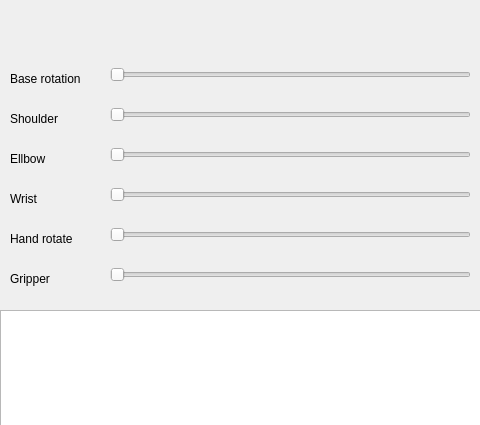
<?xml version="1.0" encoding="UTF-8"?>
<ui version="4.0">
 <class>MainWindow</class>
 <widget class="QMainWindow" name="MainWindow">
  <property name="geometry">
   <rect>
    <x>0</x>
    <y>0</y>
    <width>480</width>
    <height>425</height>
   </rect>
  </property>
  <property name="windowTitle">
   <string>MainWindow</string>
  </property>
  <widget class="QWidget" name="centralwidget">
   <widget class="QPlainTextEdit" name="plainTextEdit">
    <property name="geometry">
     <rect>
      <x>0</x>
      <y>310</y>
      <width>481</width>
      <height>241</height>
     </rect>
    </property>
   </widget>
   <widget class="QSlider" name="sli_1_BaseRot">
    <property name="geometry">
     <rect>
      <x>110</x>
      <y>60</y>
      <width>361</width>
      <height>29</height>
     </rect>
    </property>
    <property name="orientation">
     <enum>Qt::Horizontal</enum>
    </property>
   </widget>
   <widget class="QSlider" name="sli_2_Shoulder">
    <property name="geometry">
     <rect>
      <x>110</x>
      <y>100</y>
      <width>361</width>
      <height>29</height>
     </rect>
    </property>
    <property name="orientation">
     <enum>Qt::Horizontal</enum>
    </property>
   </widget>
   <widget class="QSlider" name="sli_3_Ellbow">
    <property name="geometry">
     <rect>
      <x>110</x>
      <y>140</y>
      <width>361</width>
      <height>29</height>
     </rect>
    </property>
    <property name="orientation">
     <enum>Qt::Horizontal</enum>
    </property>
   </widget>
   <widget class="QSlider" name="sli_4_Wrist">
    <property name="geometry">
     <rect>
      <x>110</x>
      <y>180</y>
      <width>361</width>
      <height>29</height>
     </rect>
    </property>
    <property name="orientation">
     <enum>Qt::Horizontal</enum>
    </property>
   </widget>
   <widget class="QSlider" name="sli_5_Hand">
    <property name="geometry">
     <rect>
      <x>110</x>
      <y>220</y>
      <width>361</width>
      <height>29</height>
     </rect>
    </property>
    <property name="orientation">
     <enum>Qt::Horizontal</enum>
    </property>
   </widget>
   <widget class="QSlider" name="sli_6_Gripper">
    <property name="geometry">
     <rect>
      <x>110</x>
      <y>260</y>
      <width>361</width>
      <height>29</height>
     </rect>
    </property>
    <property name="orientation">
     <enum>Qt::Horizontal</enum>
    </property>
   </widget>
   <widget class="QLabel" name="label">
    <property name="geometry">
     <rect>
      <x>10</x>
      <y>70</y>
      <width>91</width>
      <height>17</height>
     </rect>
    </property>
    <property name="text">
     <string>Base rotation</string>
    </property>
   </widget>
   <widget class="QLabel" name="label_2">
    <property name="geometry">
     <rect>
      <x>10</x>
      <y>110</y>
      <width>91</width>
      <height>17</height>
     </rect>
    </property>
    <property name="text">
     <string>Shoulder</string>
    </property>
   </widget>
   <widget class="QLabel" name="label_3">
    <property name="geometry">
     <rect>
      <x>10</x>
      <y>150</y>
      <width>91</width>
      <height>17</height>
     </rect>
    </property>
    <property name="text">
     <string>Ellbow</string>
    </property>
   </widget>
   <widget class="QLabel" name="label_4">
    <property name="geometry">
     <rect>
      <x>10</x>
      <y>190</y>
      <width>91</width>
      <height>17</height>
     </rect>
    </property>
    <property name="text">
     <string>Wrist</string>
    </property>
   </widget>
   <widget class="QLabel" name="label_5">
    <property name="geometry">
     <rect>
      <x>10</x>
      <y>230</y>
      <width>91</width>
      <height>17</height>
     </rect>
    </property>
    <property name="text">
     <string>Hand rotate</string>
    </property>
   </widget>
   <widget class="QLabel" name="label_6">
    <property name="geometry">
     <rect>
      <x>10</x>
      <y>270</y>
      <width>91</width>
      <height>17</height>
     </rect>
    </property>
    <property name="text">
     <string>Gripper</string>
    </property>
   </widget>
  </widget>
 </widget>
 <resources/>
 <connections/>
</ui>
